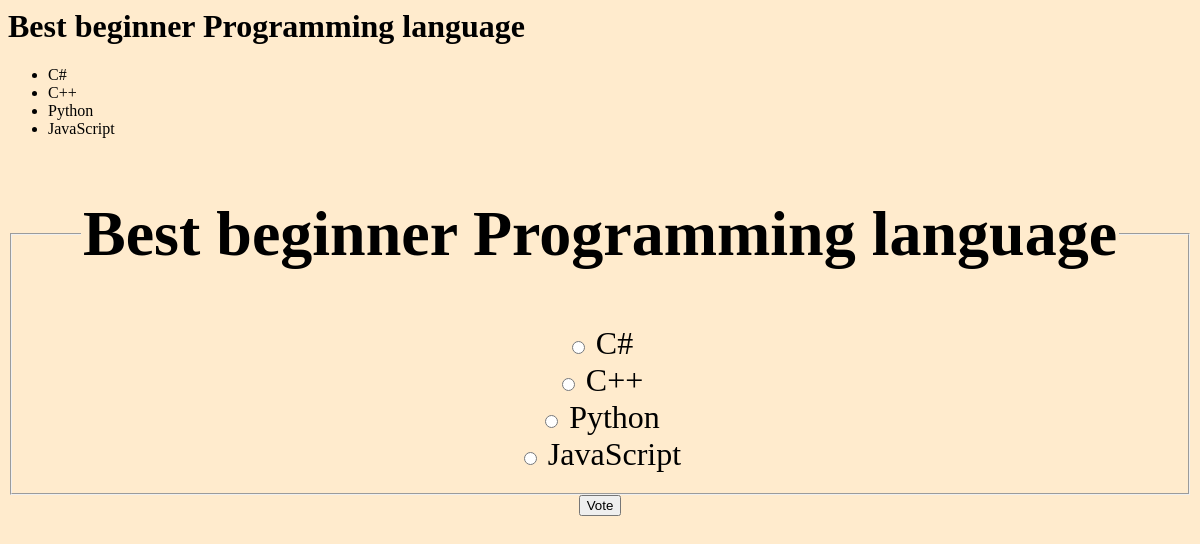
The page /polls/1/ on the database its author committed.
### polls/models.py (models this page shows, shortened)
class Question(models.Model):
    question_text = models.CharField(max_length=200)
    pub_date = models.DateTimeField("date published")

class Choice(models.Model):
    question = models.ForeignKey(Question, on_delete=models.CASCADE)
    choice_text = models.CharField(max_length=200)
    votes = models.IntegerField(default=0)

### polls/views.py (the view)
# urls.py: path('<int:pk>/', views.DetailView.as_view(), name='detail'),
class DetailView(generic.DetailView):
    model = Question
    template_name = 'polls/detail.html'
    def get_queryset(self):
        return Question.objects.filter(pub_date__lte=timezone.now())

### polls/templates/polls/detail.html (shortened to what this page needs)
<html>
    {% load static %}
    <link rel="stylesheet" href="{% static 'polls/style.css'%}">
    <h1>{{ question.question_text }}</h1>
    <ul>
    {% for choice in question.choice_set.all %}
        <li>{{ choice.choice_text }}</li>
    {% endfor %}
    </ul>
    <form action="{% url 'polls:vote' question.id %}" method="post">
        <fieldset>
            <legend><h1>{{ question.question_text }}</h1></legend>
            {% for choice in question.choice_set.all %}
                <input type="radio" name="choice" id="choice{{ forloop.counter }}" value="{{ choice.id }}">
                <label for="choice{{ forloop.counter }}">{{ choice.choice_text }}</label><br>
            {% endfor %}
        </fieldset>
        <input type="submit" value="Vote">
        </form>
</html>

### polls/static/polls/style.css (style rules this page uses)
form { text-align: center; font-size: 2em; }

### rows shown on the page
Question: question_text "Best beginner Programming language"
Choice: choice_text "C#"
Choice: choice_text "C++"
Choice: choice_text "Python"
Choice: choice_text "JavaScript"
